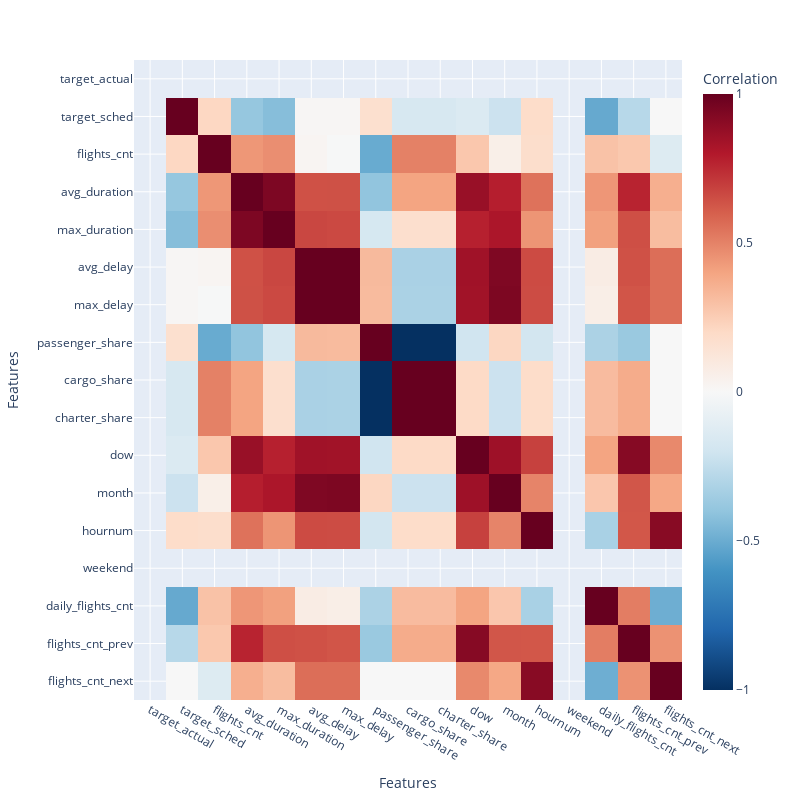

Source (notebook cell):
### Markdown cell above
# lager korelasjons matrise:

### Code cell
numeric_df = df.select_dtypes(include="number")
correlation_matrix = numeric_df.corr()

fig = px.imshow(correlation_matrix,
                labels=dict(x="Features", y="Features", color="Correlation"),
                x=correlation_matrix.columns,
                y=correlation_matrix.columns,
                color_continuous_scale='RdBu_r',
                aspect="auto")

# Update layout to ensure all y-axis labels are shown
fig.update_layout(
    yaxis=dict(
        tickmode='linear',  # Ensure all y-axis ticks are included
        tick0=0,            # Starting tick
        dtick=1             # Step size for ticks (1 ensures every category gets a label)
    ),xaxis=dict(
        tickmode='linear',  # Ensure all x-axis ticks are included
        tick0=0,            # Starting tick
        dtick=1             # Step size for ticks (1 ensures every category gets a label)
    ),
    autosize=False,  # Disable automatic size adjustment
    height=800,     # Set the height to ensure enough space for labels
    width=800       # Adjust width if necessary
)

fig.show()

### Figure 1 — Plotly figure (JSON) as saved in the notebook; plotly's stock layout.template omitted (floating-point values rounded to 4 significant figures; data arrays with more than 128 entries replaced by an {"elided": "..."} marker saying what was removed)
{"data": [{"coloraxis": "coloraxis", "hovertemplate": "Features: %{x}<br>Features: %{y}<br>Correlation: %{z}<extra></extra>", "name": "0", "type": "heatmap", "x": ["target_actual", "target_sched", "flights_cnt", "avg_duration", "max_duration", "avg_delay", "max_delay", "passenger_share", "cargo_share", "charter_share", "dow", "month", "hournum", "weekend", "daily_flights_cnt", "flights_cnt_prev", "flights_cnt_next"], "xaxis": "x", "y": ["target_actual", "target_sched", "flights_cnt", "avg_duration", "max_duration", "avg_delay", "max_delay", "passenger_share", "cargo_share", "charter_share", "dow", "month", "hournum", "weekend", "daily_flights_cnt", "flights_cnt_prev", "flights_cnt_next"], "yaxis": "y", "z": {"elided": "17x17 float values"}}], "layout": {"autosize": false, "coloraxis": {"colorbar": {"title": {"text": "Correlation"}}, "colorscale": [[0, "rgb(5,48,97)"], [0.1, "rgb(33,102,172)"], [0.2, "rgb(67,147,195)"], [0.3, "rgb(146,197,222)"], [0.4, "rgb(209,229,240)"], [0.5, "rgb(247,247,247)"], [0.6, "rgb(253,219,199)"], [0.7, "rgb(244,165,130)"], [0.8, "rgb(214,96,77)"], [0.9, "rgb(178,24,43)"], [1, "rgb(103,0,31)"]]}, "height": 800, "margin": {"t": 60}, "width": 800, "xaxis": {"anchor": "y", "domain": [0, 1], "dtick": 1, "tick0": 0, "tickmode": "linear", "title": {"text": "Features"}}, "yaxis": {"anchor": "x", "autorange": "reversed", "domain": [0, 1], "dtick": 1, "tick0": 0, "tickmode": "linear", "title": {"text": "Features"}}}}
